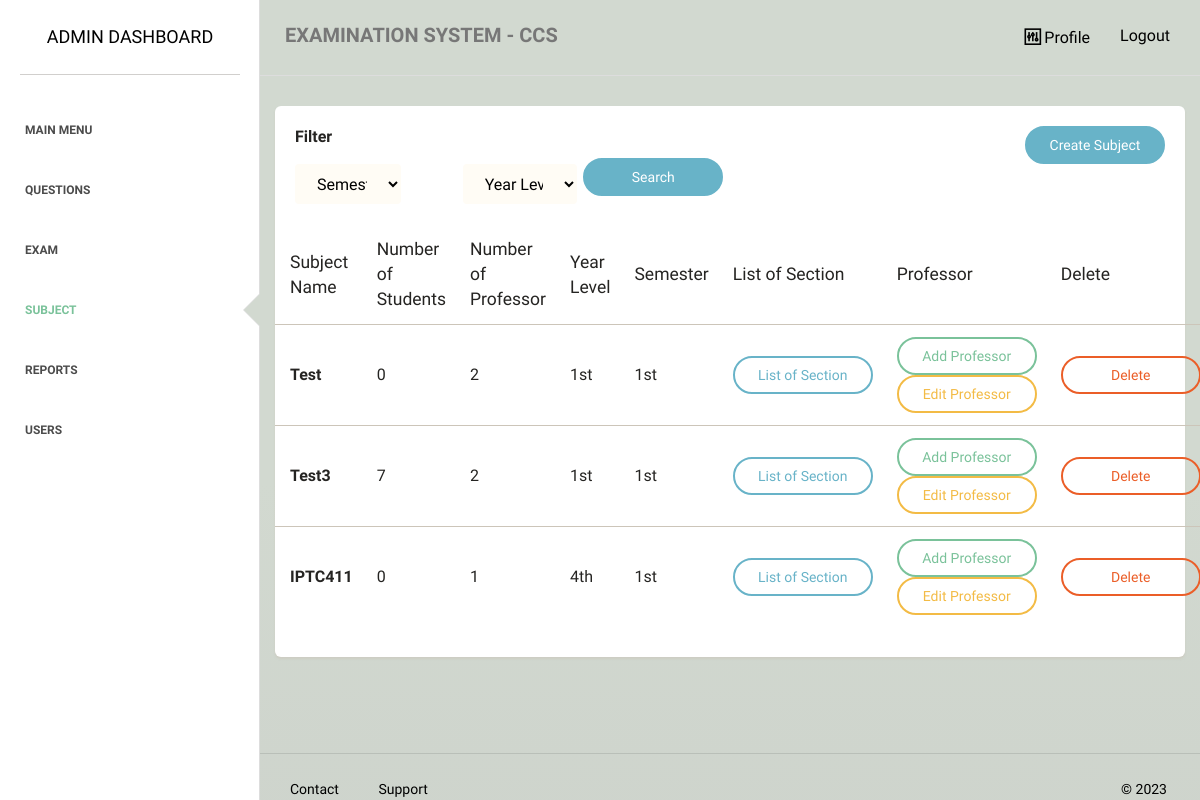
The page /admin/class/ on the database its author committed.
### tables this page shows
CREATE TABLE `subject` (
  `subject_id` int(255) NOT NULL,
  `subject_name` varchar(255) NOT NULL,
  `num_of_student` varchar(255) NOT NULL,
  `rnd_id` varchar(255) NOT NULL,
  `list_of_student` varchar(2000) NOT NULL,
  `semester` varchar(5) NOT NULL,
  `yearlevel` varchar(5) NOT NULL
);

### admin/class/index.php (the view, shortened to what this page needs)
<?php
require_once "../../dbconnect.php";
$search1 = $_GET['search1'] ?? '';
$search2 = $_GET['search2'] ?? '';
if ($search1 && $search2) {
    $statement = $pdo->prepare('SELECT s.*, (select count(*) from enrolled_student e where e.subject_id = s.rnd_id) as number_of_stud,
    (select count(*) from prof_subjects p where p.subject_id = s.rnd_id) as number_of_prof FROM subject s WHERE semester like :semester and yearlevel like :yearlevel');
    $statement->bindValue(':semester', "%$search1%");
    $statement->bindValue(':yearlevel', "%$search2%");
} else {
    $statement = $pdo->prepare('SELECT s.*, (select count(*) from enrolled_student e where e.subject_id = s.rnd_id) as number_of_stud,
    (select count(*) from prof_subjects p where p.subject_id = s.rnd_id) as number_of_prof FROM subject s');
}
$statement->execute();
$procdata = $statement->fetchAll(PDO::FETCH_ASSOC);
?>
<!doctype html>
<html lang="en">
<head>
    <link href="../../assets/css/main.css" rel="stylesheet" />
    <link href="../../assets/css/animate.css" rel="stylesheet"/>
    <link href="../../assets/css/paper-dashboard.css" rel="stylesheet"/>
    <link href="../../assets/css/demo.css" rel="stylesheet" />
    <link href="http://maxcdn.bootstrapcdn.com/font-awesome/latest/css/font-awesome.min.css" rel="stylesheet">
    <link href="../../assets/css/themify-icons.css" rel="stylesheet">
</head>
<body>
<div class="wrapper">
    <div class="sidebar" data-background-color="white" data-active-color="success">
    	<div class="sidebar-wrapper">
            <div class="logo">
                <a href="" class="simple-text">
                    Admin Dashboard
                </a>
            </div>
            <ul class="nav">
                <li>
                    <a href="../">
                        <p>Main Menu</p>
                    </a>
                </li>
                <li>
                    <a href="../questions/">
                        <p>Questions</p>
                    </a>
                </li>
                <li>
                    <a href="../exams/">
                        <p>Exam</p>
                    </a>
                </li>
                <li  class="active">
                    <a href="">
                        <p>Subject</p>
                    </a>
                </li>
                <li>
                    <a href="../generate/">
                        <p>Reports</p>
                    </a>
                </li>
                <li>
                    <a href="../user/">
                        <p>Users</p>
                    </a>
                </li>
            </ul>
    	</div>
    </div>
    <div class="main-panel">
        <nav class="navbar navbar-default">
            <div class="container-fluid">
                <div class="navbar-header">
                    <a class="navbar-brand" href="#">EXAMINATION SYSTEM - CCS</a>
                </div>
                <div class="collapse navbar-collapse">
                    <ul class="nav navbar-nav navbar-right">
                        <li>
                            <a href="../profile.php">
                                <i class="ti-panel"></i>
								<p>Profile</p>
                            </a>
                        </li>
						<li>
                            <a href="../../logout">
								<p>Logout</p>
                            </a>
                        </li>
                    </ul>
                </div>
            </div>
        </nav>
        <div class="content">
            <div class="container-fluid">
                <div class="row">
                    <div class="">
                        <div class="card ">
                            <div class="header">
                                <div class="header-arrangement">
                                    <div class="right">
                                        <form action="" method="get">
                                            <div class="flex">
                                                <p><b>Filter</b></p>
                                                <div class="row">
                                                    <div class="col-md-2">
                                                        <select name="search1" class="form-control" style="font-size: medium;">
                                                            <option value="" selected>Semester</option>
                                                        </select>
                                                    </div>
                                                    <div class="col-md-2">
                                                        <select name="search2" class="form-control" style="font-size: medium; margin-left:5rem;">
                                                            <option value="" selected>Year Level</option>
                                                        </select>
                                                    </div>
                                                    <button type="submit" name="search" class="btn btn-info btn-fill btn-wd" style="margin-left:5rem; margin-bottom:1rem;">Search</button>
                                                </div>
                                            </div>
                                        </form>
                                    </div>
                                    <div class="left">
                                        <a href="create.php" class="btn btn-info btn-fill btn-wd">Create Subject</a>
                                    </div>
                                </div>
                            </div>
                            <div class="content table-responsive table-full-width">
                                <table class="table">
                                    <thead>
                                    	<th>Subject Name</th>
                                    	<th>Number of Students</th>
                                    	<th>Number of Professor</th>
                                    	<th>Year Level</th>
                                    	<th>Semester</th>
                                    	<th>List of Section</th>
                                    	<th>Professor</th>
                                    	<th>Delete</th>
                                    </thead>
                                    <tbody>
                                        <?php foreach ($procdata as $i => $item): ?>
                                        <tr>
                                        	<td style="font-size:medium;"><b><?php echo $item['subject_name']; ?></b></td>
                                        	<td style="font-size:medium;"><?php echo $item['number_of_stud']; ?></td>
                                        	<td style="font-size:medium;"><?php echo $item['number_of_prof']; ?></td>
                                        	<td style="font-size:medium;"><?php echo $item['yearlevel']; ?></td>
                                        	<td style="font-size:medium;"><?php echo $item['semester']; ?></td>
                                            <td style="text-align:center;">
                                                <a href="section.php?id=<?php echo $item['rnd_id']; ?>" class="btn btn-info btn-wd">List of Section</a>
                                            </td>
                                            <td style="text-align:center;">
                                                <a href="enroll_prof.php?id=<?php echo $item['rnd_id']; ?>" class="btn btn-success btn-wd">Add Professor</a>
                                                <a href="edit_prof.php?id=<?php echo $item['rnd_id']; ?>" class="btn btn-warning btn-wd">Edit Professor</a>
                                            </td>
                                            <td style="text-align:center;">
                                                <a href="delete.php?id=<?php echo $item['rnd_id']; ?>"  onclick="return confirm('Are you sure you want to delete <?php echo $item['subject_name']; ?>?')" class="btn btn-danger btn-wd">Delete</a>
                                            </td>
                                        </tr>
                                        <?php endforeach;?>
                                    </tbody>
                                </table>
                            </div>
                        </div>
                    </div>
                </div>
            </div>
        </div>
        <footer class="footer">
            <div class="container-fluid">
                <nav class="pull-left">
                    <ul>
                        <li>
                            <a href="">
                               Contact
                            </a>
                        </li>
                        <li>
                            <a href="">
                                Support
                            </a>
                        </li>
                    </ul>
                </nav>
                <div class="copyright pull-right">
                    &copy; <script>document.write(new Date().getFullYear())</script>
                </div>
            </div>
        </footer>
    </div>
</div>
</body>
</html>

### assets/css/demo.css (style rules this page uses)
.header-arrangement { display: flex; }
.header-arrangement .right { flex: 1; }

### rows shown on the page
subject: subject_name "Test", number_of_stud "0", number_of_prof "2", yearlevel "1st", semester "1st"
subject: subject_name "Test3", number_of_stud "7", number_of_prof "2", yearlevel "1st", semester "1st"
subject: subject_name "IPTC411", number_of_stud "0", number_of_prof "1", yearlevel "4th", semester "1st"
